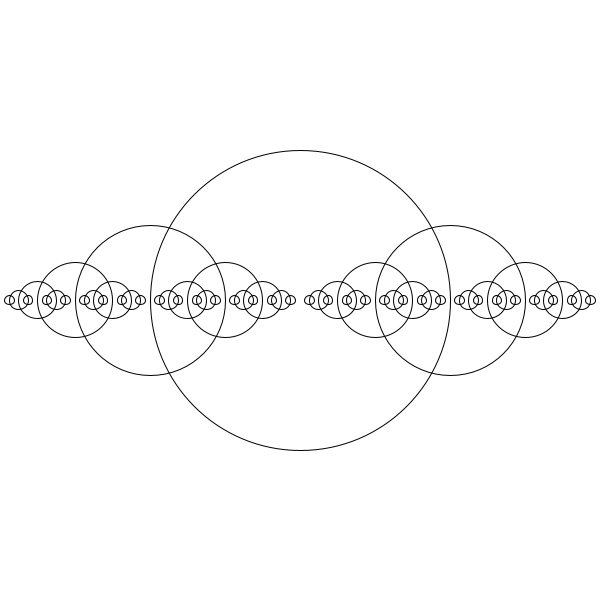
Frame 1 (no input)
Frame 60 (the mouse pressed at the canvas centre just before this capture): identical to frame 1, image omitted
Frame 120 (the mouse held since frame 60 and released just before this capture): identical to frame 1, image omitted

The Processing sketch that drew this single still picture (run headless with seeded random() and noise(); from frame 60 on, the mouse is pressed at the canvas centre):

// Processing sketch: c4_recursive
// ── c4_recursive.pde
void setup() {
  size(600,600);
  smooth();
}

void draw() {
  background(255);
  stroke(0);
  noFill();
  drawCircle(width/2,height/2,300);
}

void drawCircle(float x, float y, float radius) 
{
  // todo 1: add a semi gray background color to the circles
  // todo 2: try cut down the loop of the circles by playing with if condition logic below
  // todo 3: grow circles to the right only
  ellipse(x, y, radius, radius);
  if(radius > 10) 
  {
    // drawCircle() calls itself twice, creating a branching effect. 
    // For every circle, a smaller circle is drawn to the left and right.
    // right
    drawCircle(x + radius/2, y, radius/2);
    // left
    drawCircle(x - radius/2, y, radius/2); 
  }
}
